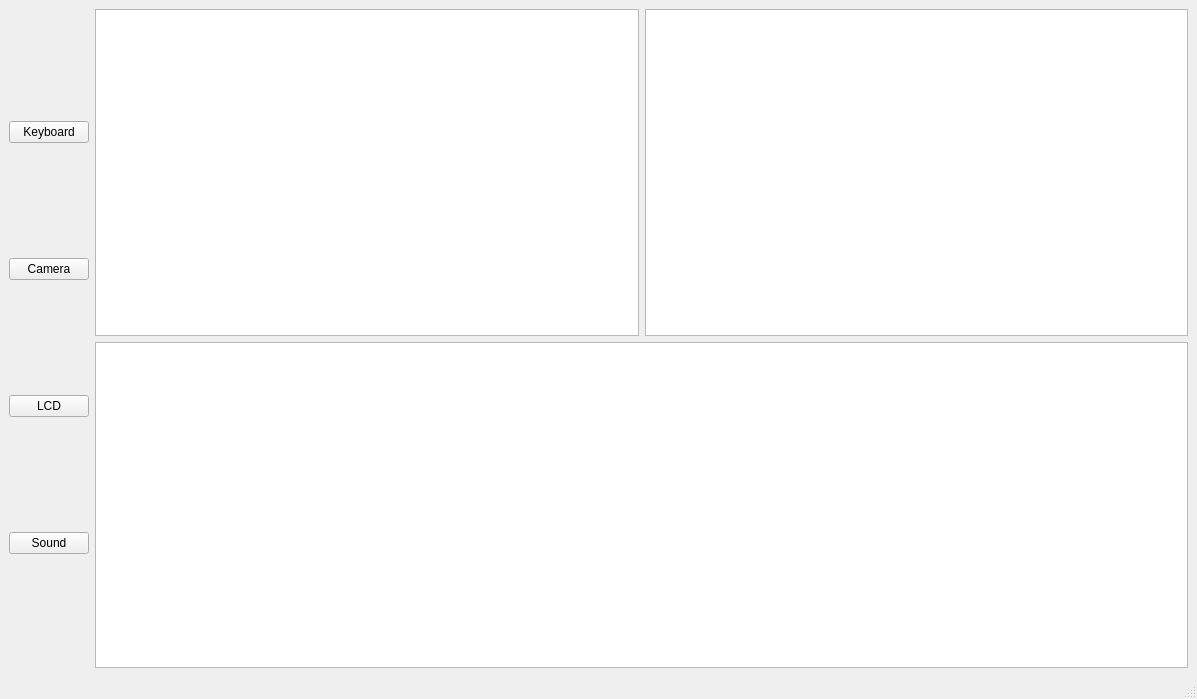
<?xml version="1.0" encoding="UTF-8"?>
<ui version="4.0">
 <class>MainWindow</class>
 <widget class="QMainWindow" name="MainWindow">
  <property name="geometry">
   <rect>
    <x>0</x>
    <y>0</y>
    <width>1197</width>
    <height>699</height>
   </rect>
  </property>
  <property name="windowTitle">
   <string>Jochems TestTool</string>
  </property>
  <widget class="QWidget" name="centralwidget">
   <layout class="QGridLayout" name="gridLayout">
    <item row="0" column="0" rowspan="2">
     <layout class="QVBoxLayout" name="verticalLayout" stretch="0,0,0,0">
      <property name="spacing">
       <number>3</number>
      </property>
      <property name="sizeConstraint">
       <enum>QLayout::SizeConstraint::SetMinAndMaxSize</enum>
      </property>
      <item>
       <widget class="QPushButton" name="pushButton_kb">
        <property name="text">
         <string>Keyboard</string>
        </property>
       </widget>
      </item>
      <item>
       <widget class="QPushButton" name="pushButton_cm">
        <property name="text">
         <string>Camera</string>
        </property>
       </widget>
      </item>
      <item>
       <widget class="QPushButton" name="pushButton_lcd">
        <property name="text">
         <string>LCD</string>
        </property>
       </widget>
      </item>
      <item>
       <widget class="QPushButton" name="pushButton_2">
        <property name="text">
         <string>Sound</string>
        </property>
       </widget>
      </item>
     </layout>
    </item>
    <item row="0" column="1">
     <widget class="QTextEdit" name="userOutput">
      <property name="readOnly">
       <bool>true</bool>
      </property>
      <property name="html">
       <string>&lt;!DOCTYPE HTML PUBLIC &quot;-//W3C//DTD HTML 4.0//EN&quot; &quot;http://www.w3.org/TR/REC-html40/strict.dtd&quot;&gt;
&lt;html&gt;&lt;head&gt;&lt;meta name=&quot;qrichtext&quot; content=&quot;1&quot; /&gt;&lt;meta charset=&quot;utf-8&quot; /&gt;&lt;style type=&quot;text/css&quot;&gt;
p, li { white-space: pre-wrap; }
hr { height: 1px; border-width: 0; }
li.unchecked::marker { content: &quot;\2610&quot;; }
li.checked::marker { content: &quot;\2612&quot;; }
&lt;/style&gt;&lt;/head&gt;&lt;body style=&quot; font-family:'Noto Sans'; font-size:10pt; font-weight:400; font-style:normal;&quot;&gt;
&lt;p style=&quot;-qt-paragraph-type:empty; margin-top:0px; margin-bottom:0px; margin-left:0px; margin-right:0px; -qt-block-indent:0; text-indent:0px;&quot;&gt;&lt;br /&gt;&lt;/p&gt;&lt;/body&gt;&lt;/html&gt;</string>
      </property>
     </widget>
    </item>
    <item row="1" column="1" colspan="2">
     <widget class="QTableWidget" name="batteryTable"/>
    </item>
    <item row="0" column="2">
     <widget class="QTableWidget" name="diskTable"/>
    </item>
   </layout>
  </widget>
  <widget class="QMenuBar" name="menubar">
   <property name="geometry">
    <rect>
     <x>0</x>
     <y>0</y>
     <width>1197</width>
     <height>30</height>
    </rect>
   </property>
  </widget>
  <widget class="QStatusBar" name="statusbar"/>
 </widget>
 <resources/>
 <connections/>
</ui>
